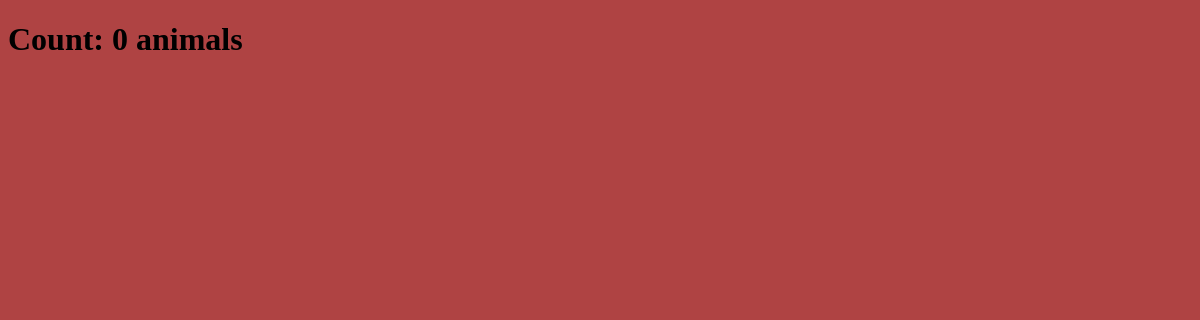
The app's page / (signed in), older data.
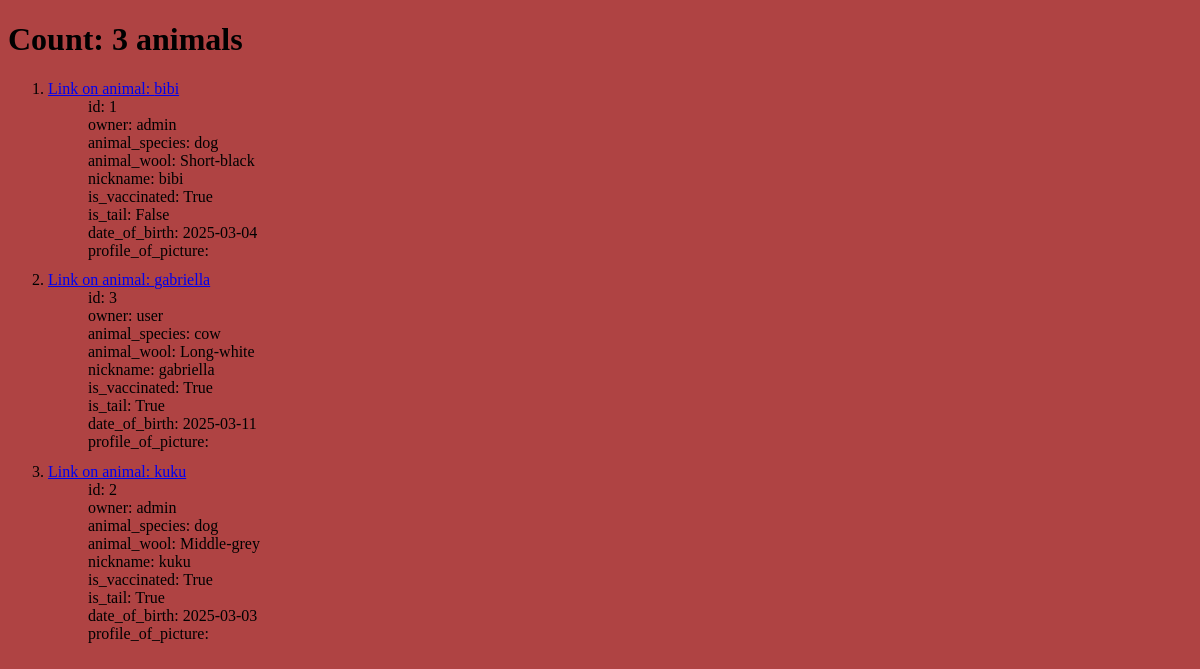
The same page, newer data.
### animals/models.py (models this page shows, shortened)
class Animal(models.Model):
    owner = models.ForeignKey(User, blank=True, on_delete=models.DO_NOTHING, related_name='owner')
    animal_species = models.ForeignKey(AnimalSpecies, on_delete=models.DO_NOTHING, related_name='animal_species')
    animal_wool = models.ForeignKey(AnimalWool, on_delete=models.DO_NOTHING, related_name='animal_wool')
    nickname = models.CharField(max_length=150, blank=True, verbose_name='nickname')
    date_registration = models.DateTimeField(
        auto_now_add=True,
    )
    is_vaccinated = models.BooleanField(default=False, verbose_name='is_vaccinated')
    is_tail = models.BooleanField(default=False, verbose_name='is_tail')
    date_of_birth = models.DateField(null=True, blank=True, verbose_name='birthday')
    profile_of_picture = models.ImageField(upload_to='profile_pics/', null=True, blank=True)

class AnimalSpecies(models.Model):
    species = models.CharField(max_length=100, blank=True, verbose_name='species')
    def __str__(self):
        return self.species

class AnimalWool(models.Model):
    wool = models.IntegerField(choices=WoolLength.CHOICES, default=WoolLength.WITHOUT)
    color = models.CharField(max_length=50, verbose_name='color', blank=True)
    def __str__(self):
        return f"{self.get_wool_display()}{f'-{self.color}' if self.color else ''}"

### users/models.py (models this page shows, shortened)
class CustomUser(AbstractBaseUser, PermissionsMixin):
    nickname = models.CharField(max_length=100, unique=True, verbose_name='nickname')
    first_name = models.CharField(max_length=30, blank=True, verbose_name='first_name')
    last_name = models.CharField(max_length=100, blank=True)
    email = models.EmailField(unique=True, verbose_name='email')
    date_joined = models.DateTimeField(default=timezone.now, verbose_name='Date of registration')
    is_active = models.BooleanField(default=True)
    is_staff = models.BooleanField(default=False)
    objects = CustomUserManager()
    USERNAME_FIELD = 'nickname'
    REQUIRED_FIELDS = ['email']
    class Meta:
        verbose_name = 'user'
        verbose_name_plural = 'users'
        permissions = [
            ("can_view_profiles", "Can watch profiles another users"),
            ("can_edit_profiles", "Can edit profiles another users"),
        ]

### animals/views.py (the view)
# urls.py: path('', AnimalsList.as_view(), name='animals_list'),
class AnimalsList(LoggingMixin, SortingMixin, CountObjectsMixin, AnimalVisibilityMixin, ListView):
    model = Animal
    context_object_name = 'animals'
    template_name = 'animals/animals_list.html'
    def get_context_data(self, **kwargs):
        context = super().get_context_data(**kwargs)
        context["animals"] = [model_to_dict(animal) for animal in self.object_list]
        return context

### animals/mixins.py (called while the page is built)
    def dispatch(self, request, *args, **kwargs):
        logger.info(f"[{now()}] {request.method} {request.path} - {request.user.nickname}")
        return super().dispatch(request, *args, **kwargs)

    def get_queryset(self):
        user = self.request.user
        if user.is_superuser:
            return Animal.objects.all()
        if user.is_authenticated:
            return Animal.objects.filter(owner=user)

    def get_queryset(self):
        queryset = super().get_queryset()
        sort_field = self.request.GET.get('sort', self.default_sort_field)
        return queryset.order_by(sort_field)

    def get_context_data(self, **kwargs):
        context = super().get_context_data(**kwargs)
        context['object_count'] = self.get_queryset().count()
        return context

### animals/templates/animals/animals_list.html
{% extends 'animals/base.html' %}
{% load custom_tags %}
{% block content %}
    <h1>Count: {{ object_count }} animals</h1>
    <ol>
    {% for animal in animals %}
        <li>
        <a href="{% url 'animals_detail' animal.id %}">Link on animal: {{ animal.nickname }}</a>
            <ul class="about_animal">
                {% for item in animal.items %}
                    <li class="animal_items">{{ item|get_animal_info_by_key }}</li>
                {% endfor %}
            </ul>
        </li>
    {% endfor %}
    </ol>
{% endblock %}

Row changes from the older to the newer data that the page shows:
added Animal: nickname "bibi"
now on this page (row edited): CustomUser: animal "owner: admin" "owner: admin"
added AnimalSpecies: animal "animal_species: dog" "animal_species: dog"
added AnimalWool: animal "animal_wool: Short-black"
added Animal: nickname "gabriella"
added CustomUser: animal "owner: user"
added AnimalSpecies: animal "animal_species: cow"
added AnimalWool: animal "animal_wool: Long-white"
added Animal: nickname "kuku"
added AnimalWool: animal "animal_wool: Middle-grey"
Text that changed along with them:
{{ object_count }}: "0" → "3"
new list line: "Link on animal: id: 1 nickname: bibi is_vaccinated: True is_tail: False date_of_birth: 2025-03-04 profile_of_picture:"
new list line: "Link on animal: id: 3 nickname: gabriella is_vaccinated: True is_tail: True date_of_birth: 2025-03-11 profile_of_picture:"
new list line: "Link on animal: id: 2 nickname: kuku is_vaccinated: True is_tail: True date_of_birth: 2025-03-03 profile_of_picture:"
